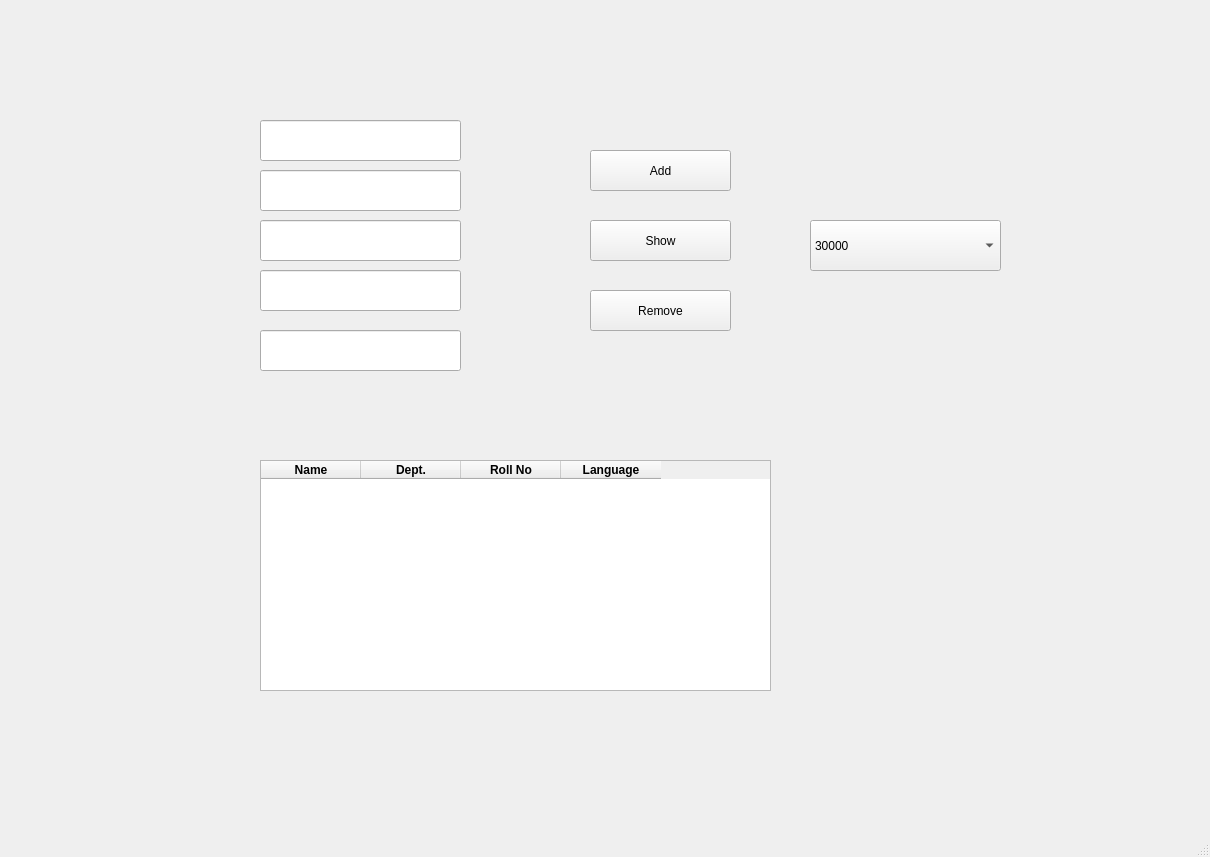
<?xml version="1.0" encoding="UTF-8"?>
<ui version="4.0">
 <class>MainWindow</class>
 <widget class="QMainWindow" name="MainWindow">
  <property name="geometry">
   <rect>
    <x>0</x>
    <y>0</y>
    <width>1210</width>
    <height>857</height>
   </rect>
  </property>
  <property name="windowTitle">
   <string>MainWindow</string>
  </property>
  <widget class="QWidget" name="centralwidget">
   <widget class="QPushButton" name="add">
    <property name="geometry">
     <rect>
      <x>590</x>
      <y>150</y>
      <width>141</width>
      <height>41</height>
     </rect>
    </property>
    <property name="text">
     <string>Add</string>
    </property>
   </widget>
   <widget class="QLineEdit" name="name">
    <property name="geometry">
     <rect>
      <x>260</x>
      <y>120</y>
      <width>201</width>
      <height>41</height>
     </rect>
    </property>
   </widget>
   <widget class="QLabel" name="result">
    <property name="geometry">
     <rect>
      <x>630</x>
      <y>290</y>
      <width>161</width>
      <height>51</height>
     </rect>
    </property>
    <property name="text">
     <string/>
    </property>
   </widget>
   <widget class="QLineEdit" name="dept">
    <property name="geometry">
     <rect>
      <x>260</x>
      <y>170</y>
      <width>201</width>
      <height>41</height>
     </rect>
    </property>
   </widget>
   <widget class="QPushButton" name="remove">
    <property name="geometry">
     <rect>
      <x>590</x>
      <y>290</y>
      <width>141</width>
      <height>41</height>
     </rect>
    </property>
    <property name="text">
     <string>Remove</string>
    </property>
   </widget>
   <widget class="QPushButton" name="show">
    <property name="geometry">
     <rect>
      <x>590</x>
      <y>220</y>
      <width>141</width>
      <height>41</height>
     </rect>
    </property>
    <property name="text">
     <string>Show</string>
    </property>
   </widget>
   <widget class="QTableWidget" name="table">
    <property name="geometry">
     <rect>
      <x>260</x>
      <y>460</y>
      <width>511</width>
      <height>231</height>
     </rect>
    </property>
    <property name="font">
     <font>
      <weight>75</weight>
      <bold>true</bold>
     </font>
    </property>
    <column>
     <property name="text">
      <string>Name</string>
     </property>
    </column>
    <column>
     <property name="text">
      <string>Dept.</string>
     </property>
    </column>
    <column>
     <property name="text">
      <string>Roll No</string>
     </property>
    </column>
    <column>
     <property name="text">
      <string>Language</string>
     </property>
    </column>
   </widget>
   <widget class="QLineEdit" name="RollNo">
    <property name="geometry">
     <rect>
      <x>260</x>
      <y>220</y>
      <width>201</width>
      <height>41</height>
     </rect>
    </property>
   </widget>
   <widget class="QLineEdit" name="Language_2">
    <property name="geometry">
     <rect>
      <x>260</x>
      <y>270</y>
      <width>201</width>
      <height>41</height>
     </rect>
    </property>
   </widget>
   <widget class="QComboBox" name="combo">
    <property name="geometry">
     <rect>
      <x>810</x>
      <y>220</y>
      <width>191</width>
      <height>51</height>
     </rect>
    </property>
    <item>
     <property name="text">
      <string>30000</string>
     </property>
    </item>
   </widget>
   <widget class="QLineEdit" name="fess">
    <property name="geometry">
     <rect>
      <x>260</x>
      <y>330</y>
      <width>201</width>
      <height>41</height>
     </rect>
    </property>
   </widget>
  </widget>
  <widget class="QMenuBar" name="menubar">
   <property name="geometry">
    <rect>
     <x>0</x>
     <y>0</y>
     <width>1210</width>
     <height>27</height>
    </rect>
   </property>
  </widget>
  <widget class="QStatusBar" name="statusbar"/>
 </widget>
 <resources/>
 <connections/>
</ui>
